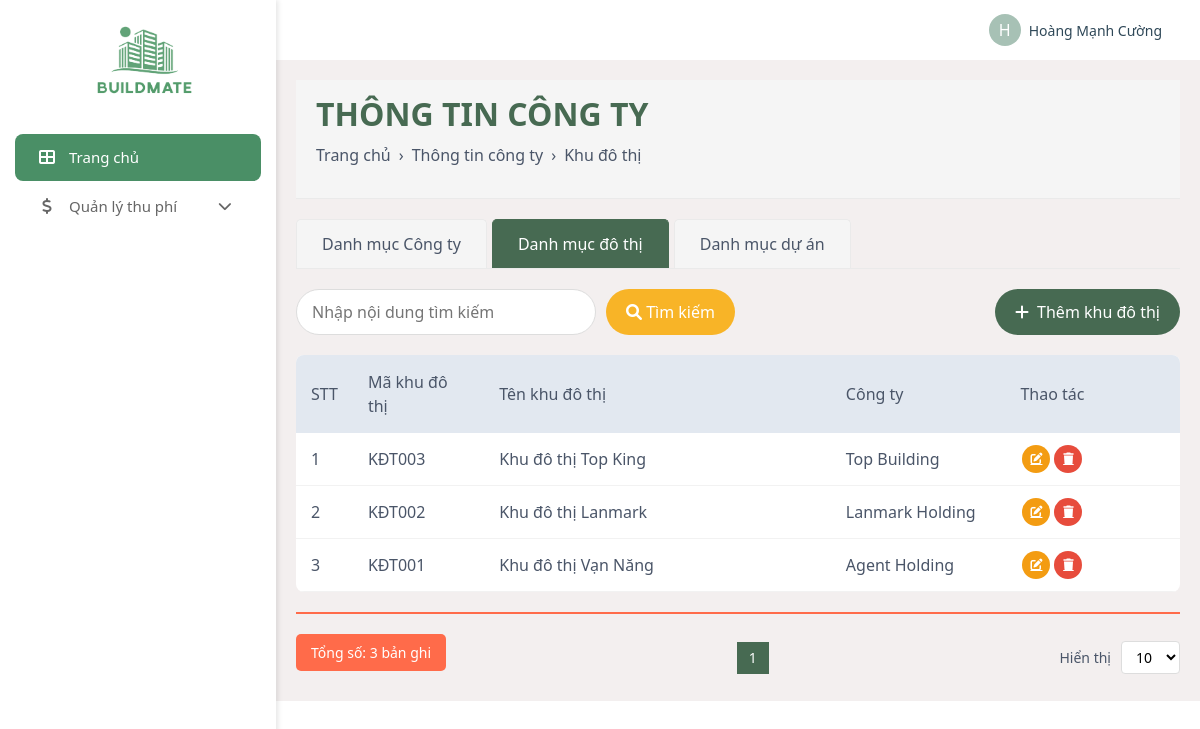
/admin/data-info/townships.php (signed in), run on the app's committed database.
### tables this page shows
CREATE TABLE `townships` (
  `TownShipId` int(11) NOT NULL,
  `Code` varchar(50) NOT NULL,
  `Name` varchar(255) NOT NULL,
  `CompanyId` int(11) NOT NULL
);

CREATE TABLE `companies` (
  `CompanyId` int(11) NOT NULL,
  `Code` varchar(50) NOT NULL,
  `Name` varchar(255) NOT NULL
);

### admin/data-info/townships.php (the view, shortened to what this page needs)
<?php
include '../../database/DBController.php';
?>
<!DOCTYPE html>
<html lang="en">
<head>
    <link rel="stylesheet" href="https://cdnjs.cloudflare.com/ajax/libs/font-awesome/6.0.0/css/all.min.css">
    <link href="https://cdn.jsdelivr.net/npm/bootstrap@5.3.0/dist/css/bootstrap.min.css" rel="stylesheet">
    <link rel="stylesheet" href="../css/admin_style.css">
</head>
<body>
    <div class="d-flex">
        <?php include '../admin_navbar.php'; ?>
        <div style="width: 100%;">
            <?php include '../admin_header.php'; ?>
            <div class="manage-container">
                <div class="page-header">
                    <h2 style="font-weight: bold; color: #476a52; margin-bottom: 10px; text-transform: uppercase;">THÔNG TIN CÔNG TY</h2>
                    <div class="breadcrumb">
                        <a href="/webquanlytoanha/admin/dashboard.php">Trang chủ</a>
                        <span style="margin: 0 8px;">›</span>
                        <a href="/webquanlytoanha/admin/data-info/companies.php">Thông tin công ty</a>
                        <span style="margin: 0 8px;">›</span>
                        <span>Khu đô thị</span>
                    </div>
                </div>
                <div class="tab-navigation">
                    <a href="companies.php" class="tab-item">Danh mục Công ty</a>
                    <a href="townships.php" class="tab-item active">Danh mục đô thị</a>
                    <a href="projects.php" class="tab-item">Danh mục dự án</a>
                </div>
                <div class="search-container">
                    <div class="d-flex">
                        <input type="text" class="search-input" placeholder="Nhập nội dung tìm kiếm">
                        <button class="search-btn">
                            <i class="fas fa-search"></i> Tìm kiếm
                        </button>
                    </div>
                    <button type="button" class="add-btn" data-bs-toggle="modal" data-bs-target="#addTownshipModal">
                        <i class="fas fa-plus"></i> Thêm khu đô thị
                    </button>
                </div>
                <table class="township-table">
                    <thead>
                        <tr>
                            <th width="5%">STT</th>
                            <th width="15%">Mã khu đô thị</th>
                            <th width="40%">Tên khu đô thị</th>
                            <th width="20%">Công ty</th>
                            <th width="20%">Thao tác</th>
                        </tr>
                    </thead>
                    <tbody>
                        <?php
                        $records_per_page = isset($_GET['per_page']) ? (int)$_GET['per_page'] : 10;
                        $page = isset($_GET['page']) ? (int)$_GET['page'] : 1;
                        $offset = ($page - 1) * $records_per_page;
                        $count_query = mysqli_query($conn, "SELECT COUNT(*) as total FROM `TownShips`");
                        $total_records = mysqli_fetch_assoc($count_query)['total'];
                        $total_pages = ceil($total_records / $records_per_page);
                        $select_townships = mysqli_query($conn, "SELECT t.*, c.Name as CompanyName
                                                        FROM `TownShips` t
                                                        JOIN `Companies` c ON t.CompanyId = c.CompanyId
                                                        ORDER BY t.TownShipId DESC LIMIT $offset, $records_per_page")
                                            or die('Query failed: ' . mysqli_error($conn));
                        if (mysqli_num_rows($select_townships) > 0) {
                            $counter = $offset + 1;
                            while ($township = mysqli_fetch_assoc($select_townships)) {
                                ?>
                                <tr>
                                    <td><?php echo $counter++; ?></td>
                                    <td><?php echo $township['Code']; ?></td>
                                    <td><?php echo $township['Name']; ?></td>
                                    <td><?php echo $township['CompanyName']; ?></td>
                                    <td>
                                        <div class="d-flex">
                                            <a href="javascript:void(0);" class="action-btn edit-btn" onclick="editTownship(<?php echo $township['TownShipId']; ?>, '<?php echo $township['Code']; ?>', '<?php echo $township['Name']; ?>', <?php echo $township['CompanyId']; ?>)"><i class="fas fa-edit"></i></a>
                                            <a href="townships.php?delete=<?php echo $township['TownShipId']; ?>" class="action-btn delete-btn" onclick="return confirm('Bạn có chắc chắn muốn xóa khu đô thị này?');"><i class="fas fa-trash"></i></a>
                                        </div>
                                    </td>
                                </tr>
                                <?php
                            }
                        } else {
                            echo '<tr><td colspan="5" class="text-center">Không có dữ liệu khu đô thị</td></tr>';
                        }
                        ?>
                    </tbody>
                </table>
                <div class="separator-line"></div>
                <div class="pagination">
                    <div class="total-count">Tổng số: <?php echo $total_records; ?> bản ghi</div>
                    <div class="page-controls">
                        <?php
                        $start_page = max(1, $page - 2);
                        $end_page = min($total_pages, $page + 2);
                        for ($i = $start_page; $i <= $end_page; $i++):
                        ?>
                            <a href="townships.php?page=<?php echo $i; ?>&per_page=<?php echo $records_per_page; ?>" class="page-item <?php echo ($i == $page) ? 'active' : ''; ?>"><?php echo $i; ?></a>
                        <?php endfor; ?>
                    </div>
                    <div class="items-per-page">
                        <span>Hiển thị</span>
                        <select class="dropdown-per-page" onchange="window.location.href='townships.php?page=1&per_page='+this.value">
                            <option value="10" <?php echo ($records_per_page == 10) ? 'selected' : ''; ?>>10</option>
                        </select>
                    </div>
                </div>
            </div>
        </div>
    </div>
</body>
</html>

### admin/css/admin_style.css (style rules this page uses)
* { margin: 0; padding: 0; box-sizing: border-box; }
body { margin: 0; font-family: Arial, sans-serif; }
.manage-container { width: calc(100% - 250px); }

### admin/data-info/townships.php (style rules this page uses)
body { background-color: #f5f5f5; font-family: 'Segoe UI', Tahoma, Geneva, Verdana, sans-serif; }
.page-header { background-color: #f5f5f5; padding: 15px 20px; color: #4a5568; border-bottom: 1px solid #eaeaea; }
.breadcrumb { display: flex; align-items: center; margin-bottom: 0; padding: 0; background-color: transparent; font-size: 14px; }
.breadcrumb a { color: #4a5568; text-decoration: none; }
.tab-navigation { display: flex; margin: 20px 0; border-bottom: 1px solid #eaeaea; }
.tab-item { padding: 12px 25px; background-color: #f5f5f5; color: #4a5568; border: 1px solid #eaeaea; border-bottom: none; cursor: pointer; font-weight: 500; margin-right: 5px; border-radius: 5px 5px 0 0; text-decoration: none; }
.tab-item.active { background-color: #476a52; color: white; border-color: #476a52; }
.search-container { display: flex; justify-content: space-between; margin: 20px 0; }
.search-input { width: 300px; padding: 10px 15px; border: 1px solid #ddd; border-radius: 50px; outline: none; }
.search-btn { padding: 8px 20px; border: none; border-radius: 50px; background-color: #f8b427; color: white; cursor: pointer; margin-left: 10px; }
.add-btn { padding: 10px 20px; border: none; border-radius: 50px; background-color: #476a52; color: white; cursor: pointer; display: flex; align-items: center; gap: 8px; text-decoration: none; }
.township-table { width: 100%; background-color: white; border-radius: 8px; overflow: hidden; margin-top: 20px; border-collapse: collapse; }
.township-table th { background-color: #e2e8f0; color: #4a5568; text-align: left; padding: 15px; font-weight: 500; }
.township-table td { padding: 12px 15px; border-bottom: 1px solid #f2f2f2; color: #4a5568; }
.action-btn { width: 28px; height: 28px; border-radius: 50%; display: inline-flex; align-items: center; justify-content: center; color: white; margin: 0 2px; font-size: 12px; }
.edit-btn { background-color: #f39c12; }
.delete-btn { background-color: #e74c3c; }
.pagination { display: flex; justify-content: space-between; align-items: center; margin-top: 20px; font-size: 14px; color: #4a5568; }
.page-controls { display: flex; align-items: center; gap: 5px; }
.page-item { width: 32px; height: 32px; display: flex; align-items: center; justify-content: center; border: 1px solid #ddd; cursor: pointer; text-decoration: none; color: #4a5568; }
.page-item.active { background-color: #476a52; color: white; border-color: #476a52; }
.items-per-page { display: flex; align-items: center; gap: 10px; }
.dropdown-per-page { padding: 5px 10px; border: 1px solid #ddd; border-radius: 4px; background-color: white; }
.manage-container { background:rgb(243, 239, 239) !important; width: 100%; padding: 20px; }
.separator-line { height: 2px; background-color: #ff6b4a; margin: 20px 0; }
.total-count { padding: 8px 15px; background-color: #ff6b4a; color: white; border-radius: 5px; display: inline-block; font-weight: 500; margin-bottom: 10px; }

### data on the page
townships: Code "KĐT003", Name "Khu đô thị Top King", CompanyId.Name "Top Building"
townships: Code "KĐT002", Name "Khu đô thị Lanmark", CompanyId.Name "Lanmark Holding"
townships: Code "KĐT001", Name "Khu đô thị Vạn Năng", CompanyId.Name "Agent Holding"

### other printed values
substr($name, 0, 1) "H"
$name "Hoàng Mạnh Cường"
$total_records "3"
